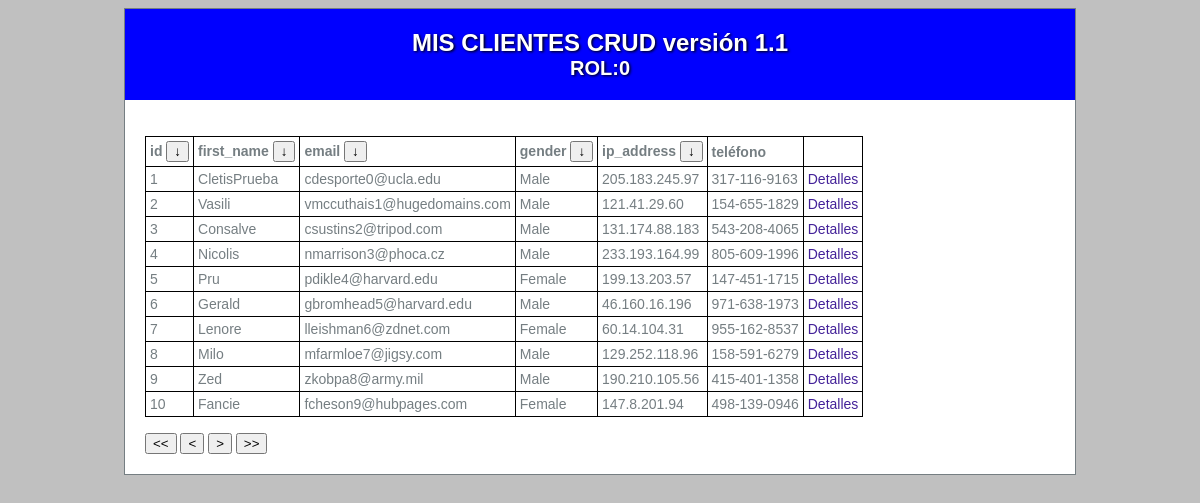
The page /index.php (signed in) on the database its author committed.
### tables this page shows
CREATE TABLE `clientes` (
  `id` int(8) NOT NULL,
  `first_name` varchar(50) DEFAULT NULL,
  `last_name` varchar(50) DEFAULT NULL,
  `email` varchar(50) DEFAULT NULL,
  `gender` varchar(50) DEFAULT NULL,
  `ip_address` varchar(20) DEFAULT NULL,
  `telefono` varchar(50) DEFAULT NULL
);

### app/models/AccesoDatos.php (called while the page is built, shortened)
<?php
class AccesoDatos
{
    private static $modelo = null;
    private $dbh = null;
    public static function getModelo()
    {
        if (self::$modelo == null) {
            self::$modelo = new AccesoDatos();
        }
        return self::$modelo;
    }
    private function __construct()
    {
        $this->dbh = new mysqli(DB_SERVER, DB_USER, DB_PASSWD, DATABASE);
    }
    public function getClientes($primero, $cuantos, $campo = "id"): array
    {
        $tuser = [];
        if ($campo) {
            $stmt_usuarios  = $this->dbh->prepare("select * from Clientes  ORDER BY $campo limit $primero,$cuantos");
        } else {
            $stmt_usuarios  = $this->dbh->prepare("select * from Clientes limit $primero,$cuantos");
        }
        $stmt_usuarios->execute();
        $result = $stmt_usuarios->get_result();
        if ($result) {
            while ($user = $result->fetch_object('Cliente')) {
                $tuser[] = $user;
            }
        }
        return $tuser;
    }
}

### app/models/Cliente.php (called while the page is built, shortened)
<?php
class Cliente {
   function &__get($name)
   {
       if ( property_exists($this,$name)){
           return $this->$name;
       }
   }
}

### app/views/list.php (the view, shortened to what this page needs)
<br>
<table>
    <tr>
        <form method="GET">
            <th>id <button type="submit" name="sort" value="id">↓</button></th>
            <th>first_name <button type="submit" name="sort" value="name">↓</button></th>
            <th>email <button type="submit" name="sort" value="email">↓</button></th>
            <th>gender <button type="submit" name="sort" value="gender">↓</button></th>
            <th>ip_address <button type="submit" name="sort" value="ip">↓</button></th>
            <th>teléfono </th>
        </form>
    </tr>
    <?php
    foreach ($tvalores as $valor) : ?>
        <tr>
            <td><?= $valor->id ?> </td>
            <td><?= $valor->first_name ?> </td>
            <td><?= $valor->email ?> </td>
            <td><?= $valor->gender ?> </td>
            <td><?= $valor->ip_address ?> </td>
            <td><?= $valor->telefono ?> </td>
            <td><a href="?orden=Detalles&id=<?= $valor->id ?>">Detalles</a></td>
        <tr>
        <?php endforeach ?>
</table>
<form>
    <br>
    <button type="submit" name="nav" value="Primero">
        << </button>
            <button type="submit" name="nav" value="Anterior">
                < </button>
                    <button type="submit" name="nav" value="Siguiente"> > </button>
                    <button type="submit" name="nav" value="Ultimo"> >> </button>
</form>

### web/css/default.css (style rules this page uses)
body { background: silver; text-align: justify; font-family: Tahoma, Geneva, sans-serif; font-size: 14px; color: #757E82; }
a { color: #429; text-decoration: none; }
table, th, td { border: 1px solid black; border-collapse:collapse; padding: 4px; }

### rows shown on the page
clientes: id "1", first_name "CletisPrueba", email "cdesporte0@ucla.edu", gender "Male", ip_address "205.183.245.97", telefono "317-116-9163"
clientes: id "2", first_name "Vasili", email "vmccuthais1@hugedomains.com", gender "Male", ip_address "121.41.29.60", telefono "154-655-1829"
clientes: id "3", first_name "Consalve", email "csustins2@tripod.com", gender "Male", ip_address "131.174.88.183", telefono "543-208-4065"
clientes: id "4", first_name "Nicolis", email "nmarrison3@phoca.cz", gender "Male", ip_address "233.193.164.99", telefono "805-609-1996"
clientes: id "5", first_name "Pru", email "pdikle4@harvard.edu", gender "Female", ip_address "199.13.203.57", telefono "147-451-1715"
clientes: id "6", first_name "Gerald", email "gbromhead5@harvard.edu", gender "Male", ip_address "46.160.16.196", telefono "971-638-1973"
clientes: id "7", first_name "Lenore", email "lleishman6@zdnet.com", gender "Female", ip_address "60.14.104.31", telefono "955-162-8537"
clientes: id "8", first_name "Milo", email "mfarmloe7@jigsy.com", gender "Male", ip_address "129.252.118.96", telefono "158-591-6279"
clientes: id "9", first_name "Zed", email "zkobpa8@army.mil", gender "Male", ip_address "190.210.105.56", telefono "415-401-1358"
clientes: id "10", first_name "Fancie", email "fcheson9@hubpages.com", gender "Female", ip_address "147.8.201.94", telefono "498-139-0946"

### other values the page prints
$_SESSION['rol'] "0"
